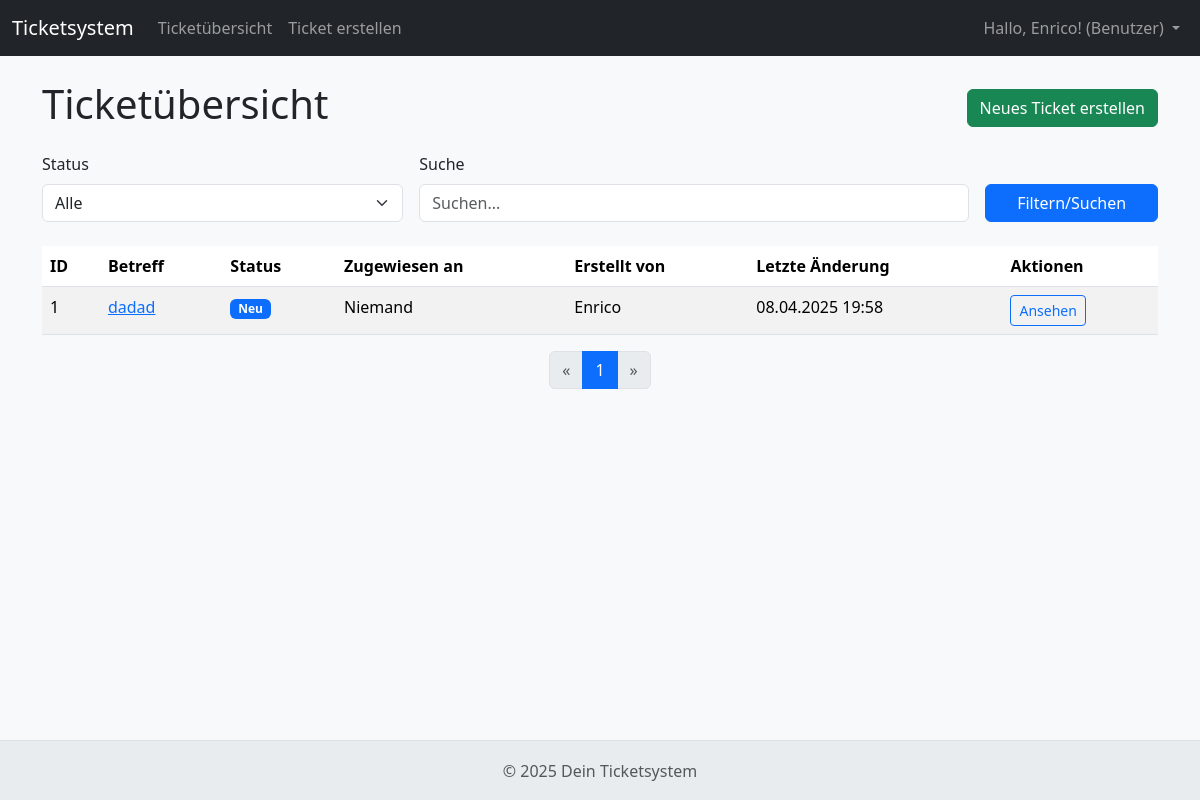
Screenshot of /tickets (signed in) with the database file from the repository.
### app/models.py (models this page shows, shortened)
class User(UserMixin, db.Model):
    id = db.Column(db.Integer, primary_key=True)
    username = db.Column(db.String(80), index=True, unique=True, nullable=False)
    email = db.Column(db.String(120), index=True, unique=True, nullable=False)
    first_name = db.Column(db.String(100), nullable=False)
    last_name = db.Column(db.String(100), nullable=False)
    password_hash = db.Column(db.String(256), nullable=False)
    role = db.Column(db.String(20), nullable=False, default='Benutzer') # 'Administrator', 'Techniker', 'Benutzer'
    created_tickets = db.relationship('Ticket', backref='creator', lazy='dynamic', foreign_keys='Ticket.created_by_id')
    assigned_tickets = db.relationship('Ticket', backref='assignee', lazy='dynamic', foreign_keys='Ticket.assigned_to_id')

class Ticket(db.Model):
    id = db.Column(db.Integer, primary_key=True)
    subject = db.Column(db.String(200), nullable=False)
    description = db.Column(db.Text, nullable=False)
    status = db.Column(db.String(50), nullable=False, default='Neu', index=True)
    requester_email = db.Column(db.String(120), nullable=False)
    created_at = db.Column(db.DateTime, nullable=False, default=lambda: datetime.now(timezone.utc), index=True)
    updated_at = db.Column(db.DateTime, nullable=False, default=lambda: datetime.now(timezone.utc), onupdate=lambda: datetime.now(timezone.utc))
    attachment_path = db.Column(db.String(500), nullable=True)
    anydesk_id = db.Column(db.String(100), nullable=True)
    created_by_id = db.Column(db.Integer, db.ForeignKey('user.id'), nullable=False)
    assigned_to_id = db.Column(db.Integer, db.ForeignKey('user.id'), nullable=True)
    parent_id = db.Column(db.Integer, db.ForeignKey('ticket.id'), nullable=True, index=True)
    children = db.relationship('Ticket', backref=db.backref('parent', remote_side=[id]), lazy='dynamic')

### app/tickets/routes.py (the view, shortened to what this page needs)
@bp.route('/tickets')
@login_required
def ticket_overview():
    page = request.args.get('page', 1, type=int)
    status_filter = request.args.get('status', None)
    search_term = request.args.get('search', None)
    query = Ticket.query.order_by(Ticket.created_at.desc())
    if status_filter and status_filter != 'Alle':
         query = query.filter(Ticket.status == status_filter)
    tickets_pagination = query.paginate(page=page, per_page=15, error_out=False)
    tickets = tickets_pagination.items
    statuses = ['Alle', 'Neu', 'In Bearbeitung', 'Warten', 'KI', 'Geschlossen']
    return render_template('overview.html',
                           title='Ticketübersicht',
                           tickets=tickets,
                           pagination=tickets_pagination,
                           statuses=statuses,
                           current_status=status_filter,
                           current_search=search_term)

### app/templates/tickets/overview.html (shortened to what this page needs)
{% extends "base.html" %}
{% block content %}
<div class="d-flex justify-content-between align-items-center mb-3">
    <h1>{{ title }}</h1>
    <a href="{{ url_for('tickets.create_ticket') }}" class="btn btn-success">Neues Ticket erstellen</a>
</div>
<form method="GET" action="{{ url_for('tickets.ticket_overview') }}" class="row g-3 mb-4">
    <div class="col-md-4">
        <label for="status" class="form-label">Status</label>
        <select name="status" id="status" class="form-select">
            {% for s in statuses %}
                <option value="{{ s }}" {% if s == current_status %}selected{% endif %}>{{ s }}</option>
            {% endfor %}
        </select>
    </div>
    <div class="col-md-6">
        <label for="search" class="form-label">Suche</label>
        <input type="text" name="search" id="search" class="form-control" placeholder="Suchen..." value="{{ current_search or '' }}">
    </div>
    <div class="col-md-2 d-flex align-items-end">
        <button type="submit" class="btn btn-primary w-100">Filtern/Suchen</button>
    </div>
</form>
{% if tickets %}
<div class="table-responsive">
    <table class="table table-striped table-hover">
        <thead>
            <tr>
                <th>ID</th>
                <th>Betreff</th>
                <th>Status</th>
                <th>Zugewiesen an</th>
                <th>Erstellt von</th>
                <th>Letzte Änderung</th>
                <th>Aktionen</th>
            </tr>
        </thead>
        <tbody>
            {% for ticket in tickets %}
            <tr>
                <td>{{ ticket.id }}</td>
                <td>
                    <a href="{{ url_for('tickets.view_ticket', ticket_id=ticket.id) }}">{{ ticket.subject }}</a>
                </td>
                <td>
                    <span class="badge
                        {% if ticket.status == 'Neu' %} bg-primary
                        {% elif ticket.status == 'In Bearbeitung' %} bg-warning text-dark
                        {% elif ticket.status == 'Warten' %} bg-info text-dark
                        {% elif ticket.status == 'KI' %} bg-secondary
                        {% elif ticket.status == 'Geschlossen' %} bg-success
                        {% else %} bg-light text-dark {% endif %}">
                        {{ ticket.status }}
                    </span>
                </td>
                <td>{{ ticket.assignee.username if ticket.assignee else 'Niemand' }}</td>
                <td>{{ ticket.creator.username }}</td>
                <td>{{ ticket.updated_at.strftime('%d.%m.%Y %H:%M') }}</td>
                <td>
                    <a href="{{ url_for('tickets.view_ticket', ticket_id=ticket.id) }}" class="btn btn-sm btn-outline-primary">Ansehen</a>
                </td>
            </tr>
            {% endfor %}
        </tbody>
    </table>
</div>
{% if pagination %}
<nav aria-label="Ticket Paginierung">
  <ul class="pagination justify-content-center">
    <li class="page-item {% if not pagination.has_prev %}disabled{% endif %}">
      <a class="page-link" href="{{ url_for('tickets.ticket_overview', page=pagination.prev_num, status=current_status, search=current_search) if pagination.has_prev else '#' }}" aria-label="Zurück">
        <span aria-hidden="true">&laquo;</span>
      </a>
    </li>
    {% for page_num in pagination.iter_pages() %}
      {% if page_num %}
        <li class="page-item {% if page_num == pagination.page %}active{% endif %}">
          <a class="page-link" href="{{ url_for('tickets.ticket_overview', page=page_num, status=current_status, search=current_search) }}">{{ page_num }}</a>
        </li>
      {% else %}
        <li class="page-item disabled"><span class="page-link">...</span></li>
      {% endif %}
    {% endfor %}
    <li class="page-item {% if not pagination.has_next %}disabled{% endif %}">
      <a class="page-link" href="{{ url_for('tickets.ticket_overview', page=pagination.next_num, status=current_status, search=current_search) if pagination.has_next else '#' }}" aria-label="Weiter">
        <span aria-hidden="true">&raquo;</span>
      </a>
    </li>
  </ul>
</nav>
{% endif %}
{% else %}
<p class="text-center">Keine Tickets gefunden, die den Kriterien entsprechen.</p>
{% endif %}
{% endblock %}

### app/templates/base.html (shortened to what this page needs)
<!DOCTYPE html>
<html lang="de">
<head>
    <link href="https://cdn.jsdelivr.net/npm/bootstrap@5.3.3/dist/css/bootstrap.min.css" rel="stylesheet">
    <link rel="stylesheet" href="{{ url_for('static', filename='css/style.css') }}">
</head>
<body>
    <nav class="navbar navbar-expand-lg navbar-dark bg-dark mb-4">
        <div class="container-fluid">
            <a class="navbar-brand" href="{{ url_for('index') }}">Ticketsystem</a>
            <div class="collapse navbar-collapse" id="navbarNav">
                <ul class="navbar-nav me-auto mb-2 mb-lg-0">
                    {% if current_user.is_authenticated %}
                        <li class="nav-item">
                            <a class="nav-link" href="{{ url_for('tickets.ticket_overview') }}">Ticketübersicht</a>
                        </li>
                        <li class="nav-item">
                            <a class="nav-link" href="{{ url_for('tickets.create_ticket') }}">Ticket erstellen</a>
                        </li>
                    {% endif %}
                </ul>
                <ul class="navbar-nav ms-auto mb-2 mb-lg-0">
                    {% if current_user.is_authenticated %}
                        <li class="nav-item dropdown">
                           <a class="nav-link dropdown-toggle" href="#" id="navbarDropdown" role="button" data-bs-toggle="dropdown" aria-expanded="false">
                               Hallo, {{ current_user.first_name }}! ({{ current_user.role }})
                           </a>
                       </li>
                    {% endif %}
                </ul>
            </div>
        </div>
    </nav>
    <main class="container mt-4">
        {% block content %}{% endblock %}
    </main>
    <footer class="mt-5 text-center text-muted">
        <p>&copy; {{ now().year if now else '' }} Dein Ticketsystem</p>
    </footer>
</body>
</html>

### app/static/css/style.css (style rules this page uses)
body { padding-bottom: 70px; background-color: #f8f9fa; }
footer { position: fixed; bottom: 0; width: 100%; height: 60px; line-height: 60px; background-color: #e9ecef; border-top: 1px solid #dee2e6; padding: 0 1rem; }

### rows the page displays
User: first_name "Enrico", role "Benutzer"
Ticket: id "1", subject "dadad", status "Neu", assignee "Niemand", creator.username "Enrico", updated_at "08.04.2025 19:58"

### other values shown
{{ title }} "Ticketübersicht"
{{ page_num }} "1"
form field status "Alle"
